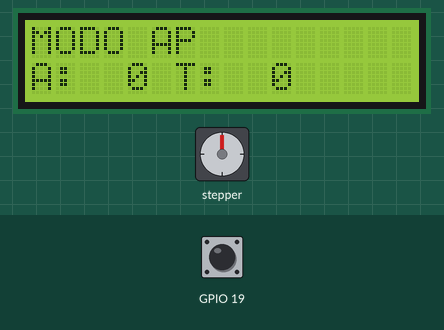
Recording of a program running on a simulated ESP32. Shown: 16×2 character LCD, stepper motor. The test bench sets the inputs (shaded band); at power-on: GPIO 19 HIGH. WiFi joins after 1.5 s; servers stay silent unless stated; storage starts empty; stepper angles assume 200 steps per turn.

Above: at 1.4 s.
1.5 s: GPIO 19 pulled LOW for 0.15 s
At 3.1 s:
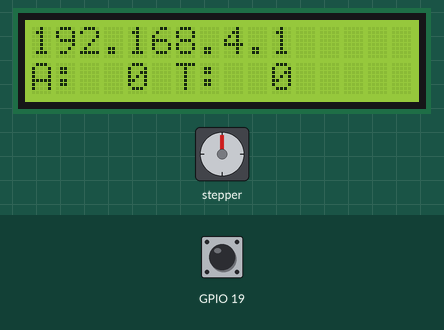
4.6 s: GPIO 19 pulled LOW for 1 s
At 6.6 s:
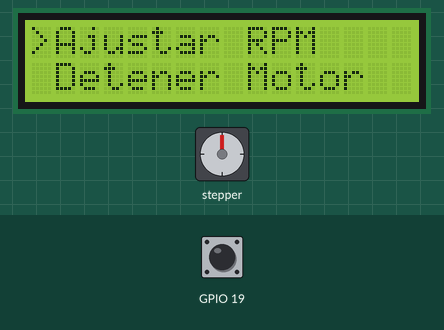
7.1 s: GPIO 19 pulled LOW for 0.15 s
At 8.1 s:
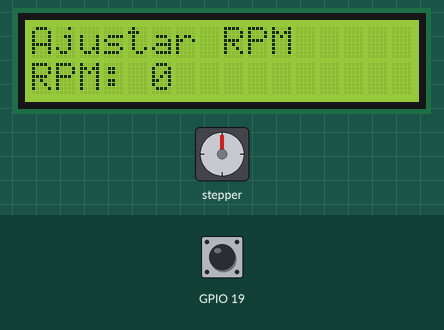
8.7 s: GPIO 19 pulled LOW for 3.2 s
At 12.5 s:
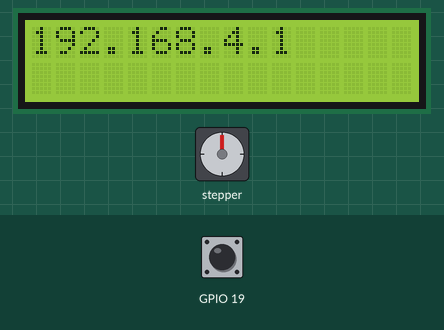
Timing chart, 0 to 14.0 s (numbered marks = the images above; inputs shaded):
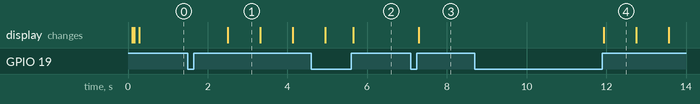

The program:

main.cpp
```cpp
#include <Arduino.h>
#include <FS.h>
#include <LittleFS.h>
#include "motor_control.h"
#include "ui_manager.h"
#include "wifi_manager.h"
#include "config.h"

// ============================
// Definiciones de Configuración
// ============================
const float MAX_RPM = 510.0f;
const double SPR_MEAS = 3659;
const char* AP_SSID_PREFIX = "BioShaker_";
const char* AP_PASSWORD = NULL;
const IPAddress AP_IP(192, 168, 4, 1);
const IPAddress AP_GATEWAY(192, 168, 4, 1);
const IPAddress AP_SUBNET(255, 255, 255, 0);
const int WIFI_CONNECT_TIMEOUT_MS = 20000;

// ============================
// Variables Globales
// ============================
SemaphoreHandle_t rpmMutex;

void setup() {
  Serial.begin(115200);
  delay(80);

  if (!LittleFS.begin()) {
    Serial.println("LittleFS mount failed");
  }

  rpmMutex = xSemaphoreCreateMutex();

  motor_setup();
  ui_setup();
  wifi_setup();

  xTaskCreatePinnedToCore(ui_task, "uiTask", 4096, NULL, 1, NULL, 0);
  xTaskCreatePinnedToCore(motor_task, "motorTask", 4096, NULL, 2, NULL, 1);
}

void loop() {
  // El loop principal está ahora vacío, ya que todo se gestiona en las tareas de FreeRTOS.
  // Se podría añadir aquí lógica de bajo nivel si fuera necesario en el futuro.
  vTaskDelay(pdMS_TO_TICKS(1000));
}
```

config.h
```cpp
#ifndef CONFIG_H
#define CONFIG_H

#include <cstddef>
#include <IPAddress.h>

// ============================
// Firmware info
// ============================
#define FIRMWARE_VERSION "1.2.3-Refactored"

// ============================
// Motor Configuration
// ============================
extern const float MAX_RPM;
extern const double SPR_MEAS;

// ============================
// WiFi Configuration
// ============================
extern const char* AP_SSID_PREFIX;
extern const char* AP_PASSWORD;
extern const IPAddress AP_IP;
extern const IPAddress AP_GATEWAY;
extern const IPAddress AP_SUBNET;
extern const int WIFI_CONNECT_TIMEOUT_MS;

#endif // CONFIG_H
```

Measured:
- after the input at 1.5 s, the display: changes after 1.0 s (image 1)
- after the input at 4.6 s, the display: first differs from a run without the input after 1.1 s (image 2)
- after the input at 7.1 s, the display: changes after 0.20 s (image 3)
- after the input at 8.7 s, the display: changes after 3.2 s (image 4)
- what the display in image 1 shows lasts 0.8 s, from 2.5 s to 3.3 s
